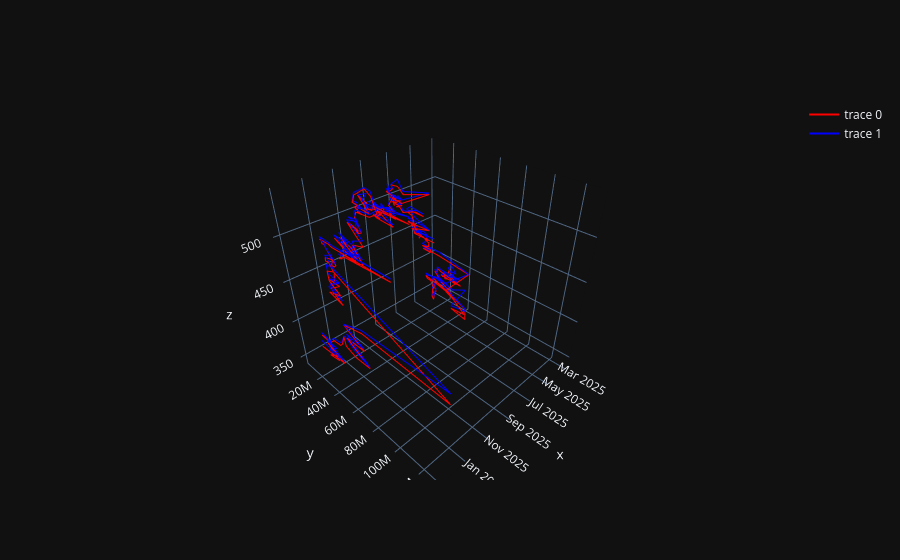

Notebook cell for this chart:
### Code cell
fig = go.Figure()
fig.add_trace(go.Scatter3d(x=hist.index, z=hist['Low'],y=hist['Volume'],line=dict(color='red'),mode='lines'))
fig.add_trace(go.Scatter3d(x=hist.index, z=hist['Close'],y=hist['Volume'],line=dict(color='blue'),mode='lines'))
fig.show()

### Figure 1 — Plotly figure (JSON) as saved in the notebook; plotly's stock layout.template omitted (floating-point values rounded to 4 significant figures; data arrays with more than 128 entries replaced by an {"elided": "..."} marker saying what was removed)
{"data": [{"line": {"color": "red"}, "mode": "lines", "x": {"elided": "251 str values"}, "y": {"elided": "251 int values"}, "z": {"elided": "251 float values"}, "type": "scatter3d"}, {"line": {"color": "blue"}, "mode": "lines", "x": {"elided": "251 str values"}, "y": {"elided": "251 int values"}, "z": {"elided": "251 float values"}, "type": "scatter3d"}], "layout": {}}
